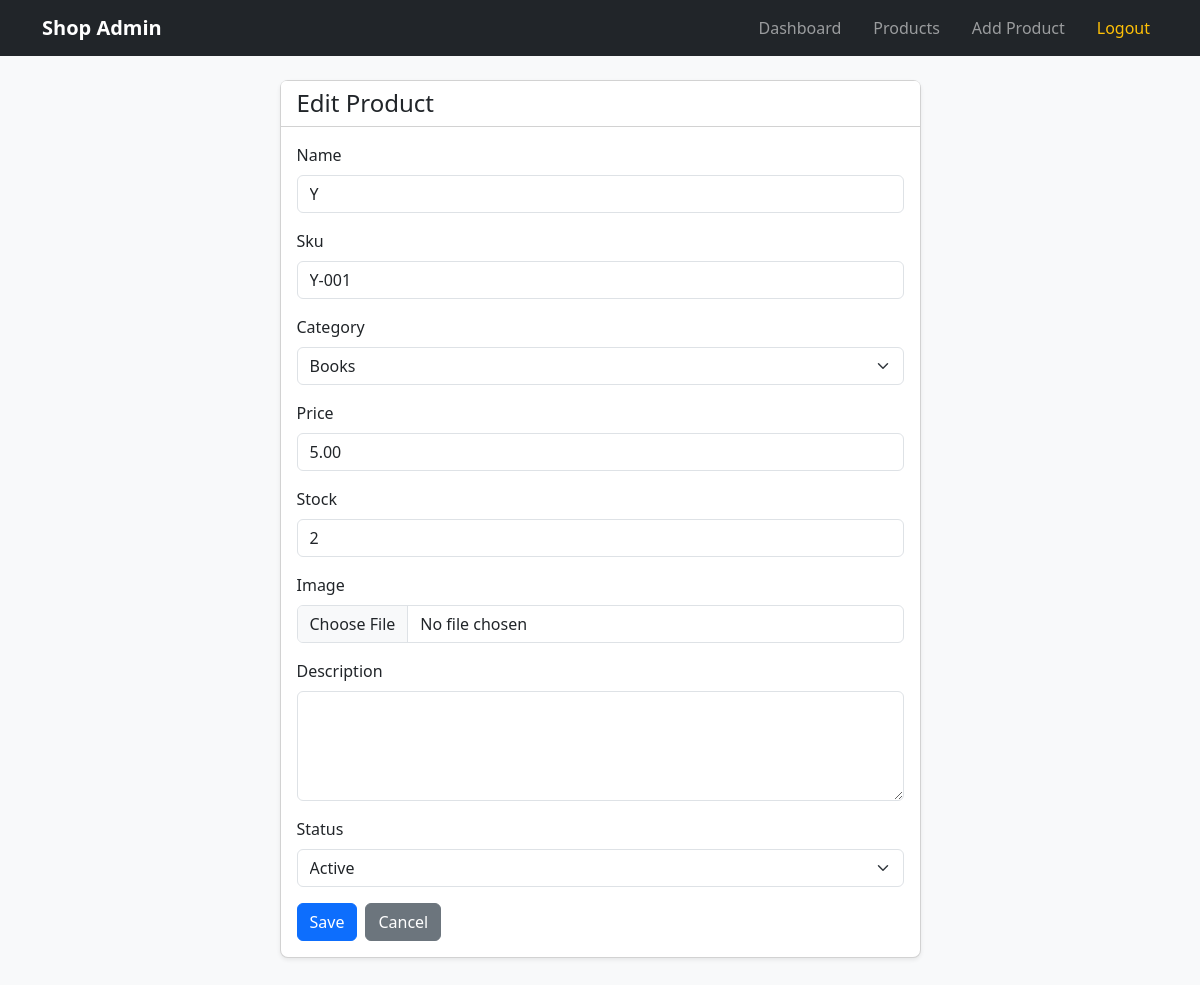
The page /products/9/edit/ (signed in) on the database its author committed.
### products/models.py (models this page shows, shortened)
class Product(models.Model):
    STATUS_ACTIVE = 'active'
    STATUS_INACTIVE = 'inactive'
    STATUS_CHOICES = [
        (STATUS_ACTIVE, 'Active'),
        (STATUS_INACTIVE, 'Inactive'),
    ]
    LOW_STOCK_THRESHOLD = 5
    name = models.CharField(max_length=200)
    sku = models.CharField(max_length=50, unique=True)
    category = models.ForeignKey(
        Category,
        on_delete=models.PROTECT,
        related_name='products',
    )
    price = models.DecimalField(max_digits=10, decimal_places=2)
    stock = models.PositiveIntegerField(default=0)
    image = models.ImageField(upload_to='products/', blank=True, null=True)
    description = models.TextField(blank=True)
    status = models.CharField(
        max_length=10,
        choices=STATUS_CHOICES,
        default=STATUS_ACTIVE,
    )
    created_at = models.DateTimeField(auto_now_add=True)
    updated_at = models.DateTimeField(auto_now=True)
    class Meta:
        ordering = ['-created_at']

### products/views.py (the view)
# urls.py: path('products/<int:pk>/edit/', views.product_update, name='product_update'),
@login_required
def product_update(request, pk):
    product = get_object_or_404(Product, pk=pk)
    if request.method == 'POST':
        form = ProductForm(request.POST, request.FILES, instance=product)
        if form.is_valid():
            form.save()
            messages.success(request, 'Product updated successfully.')
            return redirect('product_list')
        messages.error(request, 'Please fix the errors below.')
    else:
        form = ProductForm(instance=product)
    return render(request, 'products/product_form.html', {'form': form, 'title': 'Edit Product'})

### products/forms.py (shortened to what this page needs)
class ProductForm(forms.ModelForm):
    class Meta:
        model = Product
        fields = [
            'name', 'sku', 'category', 'price', 'stock',
            'image', 'description', 'status',
        ]
        widgets = {
            'name': forms.TextInput(attrs={'class': 'form-control', 'placeholder': 'e.g. T-Shirt'}),
            'sku': forms.TextInput(attrs={'class': 'form-control', 'placeholder': 'e.g. TSH-001'}),
            'category': forms.Select(attrs={'class': 'form-select'}),
            'price': forms.NumberInput(attrs={'class': 'form-control', 'min': '0.01', 'step': '0.01'}),
            'stock': forms.NumberInput(attrs={'class': 'form-control', 'min': '0'}),
            'image': forms.ClearableFileInput(attrs={'class': 'form-control'}),
            'description': forms.Textarea(attrs={'class': 'form-control', 'rows': 4}),
            'status': forms.Select(attrs={'class': 'form-select'}),
        }
    def __init__(self, *args, **kwargs):
        super().__init__(*args, **kwargs)
        for field_name in ('name', 'sku', 'price', 'stock', 'category'):
            self.fields[field_name].required = True

### products/models.py (called while the page is built)
    def __str__(self):
        return self.name

### products/templates/products/product_form.html (shortened to what this page needs)
{% extends 'base.html' %}
{% block content %}
<div class="row justify-content-center">
  <div class="col-md-7">
    <div class="card shadow-sm">
      <div class="card-header bg-white"><h4 class="mb-0">{{ title }}</h4></div>
      <div class="card-body">
        <form method="post" enctype="multipart/form-data" novalidate>
          {% for field in form %}
            <div class="mb-3">
              <label class="form-label" for="{{ field.id_for_label }}">{{ field.label }}</label>
              {{ field }}
            </div>
          {% endfor %}
          <div class="d-flex gap-2">
            <button type="submit" class="btn btn-primary">Save</button>
            <a href="{% url 'product_list' %}" class="btn btn-secondary">Cancel</a>
          </div>
        </form>
      </div>
    </div>
  </div>
</div>
{% endblock %}

### static/css/style.css (style rules this page uses)
body { font-family: 'Segoe UI', sans-serif; }
.card { border-radius: 0.5rem; }

### rows shown on the page
Product: form "Y" "Y-001" "Books" "5.00" "2" "Active"

### other values the page prints
{{ title }} "Edit Product"
{{ field.label }} "Name" "Sku" "Category" "Price" "Stock" "Image" "Description" "Status"
